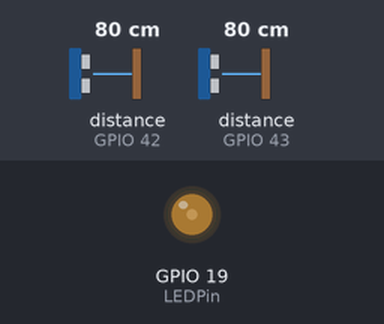
Recording of a sketch running on a simulated ESP32. On the bench: output pins drawn as LEDs (lit = HIGH). The test bench sets the inputs (shaded band); at power-on: distance to the obstacle (sensors on GPIO 42, GPIO 43) 80 cm. What the sketch prints to the serial monitor is not drawn.

Above: at 1.2 s.
1.3 s: distance to the obstacle (sensor on GPIO 42) set to 120 cm
At 2.83 s:
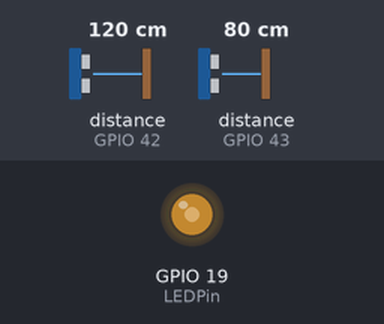
At 5.3 s:
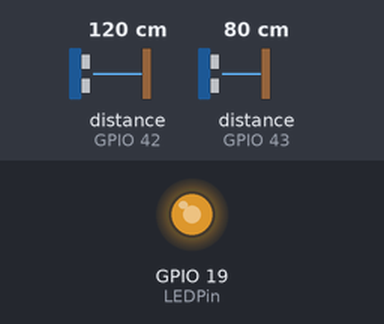
Timing chart, 0 to 10.3 s (numbered marks = the images above; inputs shaded):
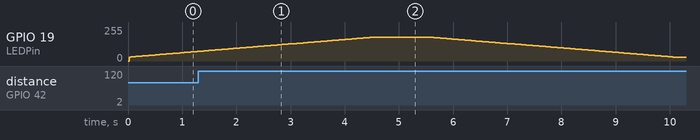

The sketch:

iLight_2024_main_Arduino.ino
```cpp
/*
Main firmware for iLight 2024 Liminal Minimal (Arduino IDE Version)
Framework: Arduino with FreeRTOS (real time operating system)
Hardware: ESP32 DEVKIT C or ESP32 DEVKIT V1, Liminal Minimal PCB, VL53L1X ToF sensors
Author: Brandon Tay Kaiheng (Contact: brandontay6@gmail.com)
*/

// Comment out to disable debug prints
#define DEBUG

#include <Arduino.h>
#include <Wire.h>
#include <VL53L1X.h>

// Global Variables
// Number of sensors connected (adjust accordingly)
const uint8_t sensor_count = 2;

// PWM parameters
const uint32_t PWM_freq = 5000; // PWM freq in Hz
const uint8_t PWM_channel = 0;
const uint8_t PWM_res = 8;      // PWM resolution in number of bits

// IO pin for PWM (LED driver)
const uint8_t LEDPin = 19;

// IO pins connected to XSHUT pin (ToF sensor reset)
const uint8_t xshutPins[] = {4, 5, 2, 17, 0, 16};

// Sensor distance threshold
uint16_t sensor_threshold = 10;

// // I2C pins
// const uint8_t SDA = 21;
// const uint8_t SCL = 22;

// RTOS task handlers
static TaskHandle_t handle_1;
static TaskHandle_t handle_2;

// Instantiate VL53L1X ToF sensor class objects
VL53L1X sensors[sensor_count];


// Function set up sensor
// Each sensor is turned on and off using the XSHUT pin wired to a digital pin on the ESP32
// Initialize each sensor
// Address is changed digitally by writing via I2C once during the setup() section
// After all unique addresses are assigned, begin continuous mode routine for each sensor
void sensor_init(const uint8_t count, const uint8_t xshut_arr[6]) {
  // Reset all sensors by driving XSHUT pin to logic LOW
  for (int i=0; i < count; i++) {
    pinMode(xshut_arr[i], OUTPUT);
    digitalWrite(xshut_arr[i], LOW);
  }

  // Enable, initialize and start each sensor
  for (int i=0; i < count; i++) {
    pinMode(xshut_arr[i], INPUT); // Force all XSHUT pins to logic HIGH
    delay(10);

    // VL53L1X configuration
    sensors[i].setTimeout(500);                // Set timeout for sensor reading if sensor not ready
    sensors[i].setROICenter(199);              // Set Region-of-Interest center for field of vision (default SPAD 199)
    sensors[i].setROISize(10, 10);             // Set Region-of-interest size for sensor (16x16 default, 4x4 min)

    if (!sensors[i].init()) {
      Serial.print("Failed to detect and initialize sensor");
      Serial.println(i);
      while (1);
    }

    // Default address for all sensors are 0x29
    // Change each sensors' address to a unique value for I2C communication, starting from 0x2A
    sensors[i].setAddress(0x2A + i);

    // Begin continuous ranging mode
    sensors[i].startContinuous(50); // Sample at 50ms intervals
  }
}

// Function for idle state LED control
void pulse_idle() {
  // Increase the LED brightness
  for(int dutyCycle = 30; dutyCycle <= 180; dutyCycle++){
    ledcWrite(PWM_channel, dutyCycle);
    vTaskDelay(30 / portTICK_PERIOD_MS);
  }
  // delay(1000);
  vTaskDelay(1000 / portTICK_PERIOD_MS);

  // Decrease the LED brightness
  for (int dutyCycle = 180; dutyCycle >= 30; dutyCycle--) {
    ledcWrite(PWM_channel, dutyCycle);
    // delay(30);
    vTaskDelay(30 / portTICK_PERIOD_MS);
  }
  // delay(1000);
  vTaskDelay(1000 / portTICK_PERIOD_MS);
}

// Function for awakened state LED control
void pulse_awaken() {
  // Increase the LED brightness
  for (int dutyCycle = 30; dutyCycle <= 255; dutyCycle++) {
    ledcWrite(PWM_channel, dutyCycle);
    // delay(20);
    vTaskDelay(20 / portTICK_PERIOD_MS);
  }
  // delay(1000);
  vTaskDelay(1000 / portTICK_PERIOD_MS);

  // Decrease the LED brightness
  for (int dutyCycle = 255; dutyCycle >= 30; dutyCycle--) {
    ledcWrite(PWM_channel, dutyCycle);
    // delay(5);
    vTaskDelay(5 / portTICK_PERIOD_MS);
  }
  // delay(1000);
  vTaskDelay(1000 / portTICK_PERIOD_MS);
}


// RTOS Task Functions
void task_1(void* pvParameters) {
  while (1) {
    // task function
    pulse_idle();
    #ifdef DEBUG
      Serial.println("Task 1 active");
      vTaskDelay(500 /portTICK_PERIOD_MS);
    #endif
  }
}

void task_2(void* pvParameters) {
  while (1) {
    // task function
    for (int i=0; i < sensor_count; i++) {
      uint16_t sensor_val = sensors[i].read();

      // Check if threshold is crossed (person has triggered sensor)
      // If triggered, suspend task_1, call pulse_awaken() sequence, resume task_1
      if (sensor_val < sensor_threshold) {
        vTaskSuspend(handle_1);
        pulse_awaken();
        vTaskDelay(2000 / portTICK_PERIOD_MS);
        vTaskResume(handle_1);
        #ifdef DEBUG
          Serial.println("Sensor triggered");
          vTaskDelay(500 / portTICK_PERIOD_MS);
        #endif
      }

      #ifdef DEBUG
        Serial.print(sensor_val);
        if (sensors[i].timeoutOccurred()) {
          Serial.print(" TIMEOUT");
          }
          Serial.print('\t');
      #endif
    }
  }
}


// Set up function, run once
void setup() {
  // Begin Serial UART
  Serial.begin(115200);

  // I2C configuration
  Wire.begin();
  Wire.setClock(200000); // Set I2C speed in Hz

  // PWM configuration (using built in ESP32 led-c)
  ledcSetup(PWM_channel, PWM_freq, PWM_res);
  ledcAttachPin(LEDPin, PWM_channel);

  // Initialize sensors
  sensor_init(sensor_count, xshutPins);

  // Create RTOS tasks

  // Task 1: Idle pulsing
  xTaskCreatePinnedToCore(
    task_1,    // Task function
    "task 1",  // Label
    2048,      // Stack memory size
    NULL,      // Task input parameter
    0,         // Priority
    &handle_1, // Pointer to task handle
    0          // CPU Core
  );

// Task 2: Read sensor array

  xTaskCreatePinnedToCore(
    task_2,    // Task function
    "task 2",  // Label
    4096,      // Stack memory size
    NULL,      // Task input parameter
    1,         // Priority
    &handle_2, // Pointer to task handle
    0          // CPU Core
  );
}

// Unused, required for Arduino framework preprocessor to compile properly
void loop() {

}
```

Measured:
- by itself, GPIO 19 (LEDPin): rises from 72/255 to 179/255 in 3.2 s, then falls to 30/255 in 5.5 s
